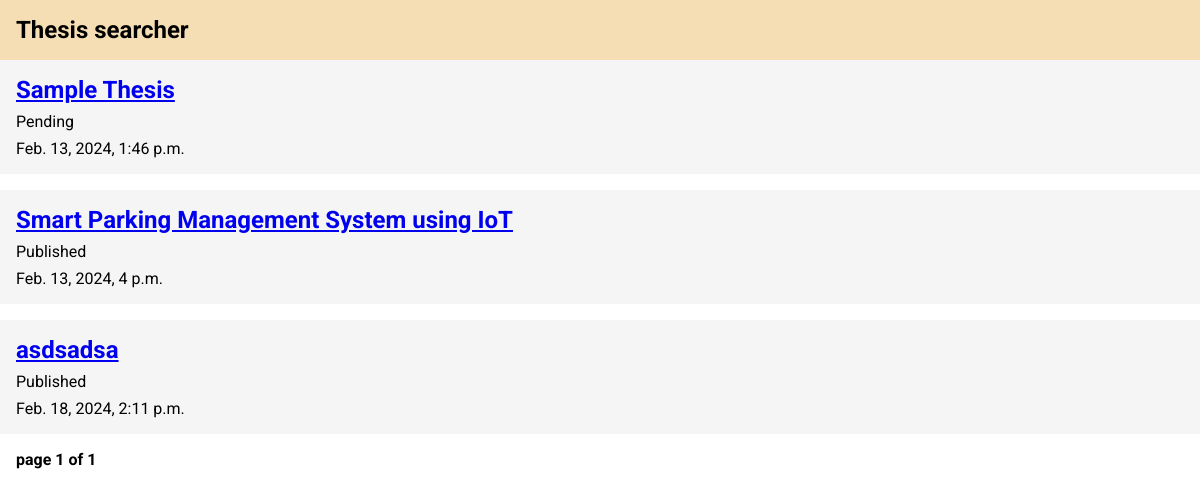
The app's page /thesis/ with its own data.
### thesisapp/models.py (models this page shows, shortened)
class Thesis(models.Model):
    class Status(models.TextChoices):
        DENIED = "DN", "Denied"
        PUBLISHED = "PB", "Published"
        PENDING = "PD", "Pending"
    title = models.CharField(max_length=255)
    status = models.CharField(
        max_length=3, choices=Status.choices, default=Status.PENDING
    )
    published = models.DateTimeField()
    authors = models.ManyToManyField(Author)
    panelists = models.ManyToManyField(Panelist)
    abstract = models.TextField()
    adviser = models.ForeignKey(Adviser, on_delete=models.DO_NOTHING)

### thesisapp/views.py (the view)
# urls.py: path("", views.post_list, name="post_list"),
def post_list(request):
    thesis_list = Thesis.objects.all()
    paginator = Paginator(thesis_list, 5)
    page_number = request.GET.get("page", 1)
    thesis_list = paginator.page(page_number)
    return render(request, "post/list.html", {"thesis_list": thesis_list})

### thesisapp/templates/post/list.html
{% extends 'index.html' %} {% block title %} Searcher {% endblock title %}
{% block content %}
<ul class="list">
  {% for thesis in thesis_list %}
  <li>
    <a href="{% url 'searcher:detail' thesis.id%}">{{thesis.title}}</a>
    <p>{{thesis.get_status_display}}</p>
    <p>{{thesis.published}}</p>
  </li>
  {% endfor %}
</ul>
{% include 'paginator.html' with page=thesis_list %} {% endblock content %}

### thesisapp/static/thesisapp/css/styles.css (style rules this page uses)
* { font-family: "Roboto"; margin: 0; padding: 0; box-sizing: border-box; }
.list { list-style-type: none; display: flex; flex-direction: column; gap: 1rem; }
.list li { padding: 1rem 0 1rem 1rem; display: flex; flex-direction: column; gap: 0.5rem; background-color: whitesmoke; }
.list a { font-size: 1.5rem; font-weight: bold; }

### records on screen
Thesis: title "Sample Thesis", status "Pending", published "Feb. 13, 2024, 1:46 p.m."
Thesis: title "Smart Parking Management System using IoT", status "Published", published "Feb. 13, 2024, 4 p.m."
Thesis: title "asdsadsa", status "Published", published "Feb. 18, 2024, 2:11 p.m."

### other values on screen
{{ page.number }} "1"
{{ page.paginator.num_pages }} "1"
